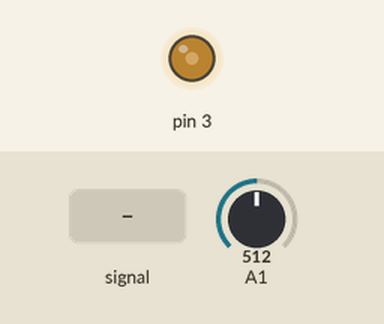
Simulated run of this sketch. Board: Arduino Uno, built with avr-gcc and run on an emulated ATmega328P. Parts: output pins drawn as LEDs (lit = HIGH). The inputs (shaded band) are chosen by the test bench; at power-on: A1 = 512.

Above: at 4.2 s.
4.3 s: A1 fed a 2 Hz sine of ±306 counts around its level
At 4.48 s:
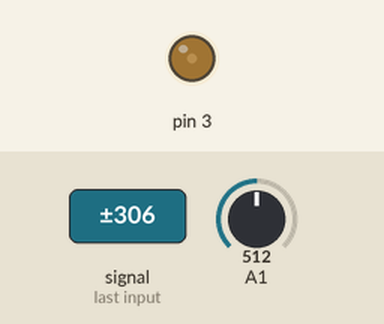
7.3 s: A1 set to 900
At 7.6 s:
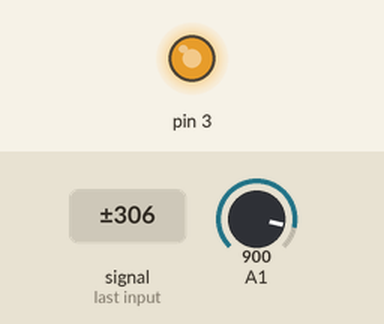
8.8 s: A1 fed a 200 Hz sine of ±81 counts around its level
Timing chart, 0 to 17.8 s (numbered marks = the images above; inputs shaded):
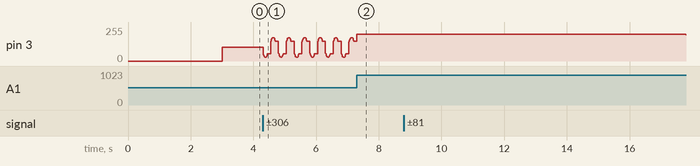

The sketch:

treadmill.ino
```cpp
#define LOOP ((1<<5)-1)

unsigned long i;
unsigned int buffer[1<<5] = {0};
int total, x, y, z;

void setup(void) {
  delay(3000);
  pinMode(3, OUTPUT);
}

void loop(void) {
  // bit banging for 85Hz PWM, before I
  // ensured the Arduino's native ~500Hz worked

/*
  if (!i) {
    x = (analogRead(A1)/93);
    y = 12 - x;
  }
  digitalWrite(3, HIGH);
  delay(x);
  digitalWrite(3, LOW);
  delay(y);
*/

  // Using the builtin PWM on pin D3.
  // Reading the potentiometer on A1.
  // Keeping a moving average in a circular buffer
  // because hell why not.
  x = analogRead(A1);
  total = total + x - buffer[i];
  buffer[i] = x;
  y = total >> 5;

  // When the moving average changes sufficiently,
  // adjust the PWM setting. The >>2 shifts from
  // the 10-bit space of the ADC to the 8bit space
  // of the PWM. Use max and -25 to ensure it only
  // goes up to 90%, since that's all the control
  // board on the treadmill itself used to allow.
  if (abs(z-y)>25) {
    z = y;
    analogWrite(3, max((z>>2)-25, 0));
  }

  i = (i+1) & LOOP;
}
```

Measured:
- after the input at 8.8 s, pin 3: 200/255 → 196/255 after 9.0 s
